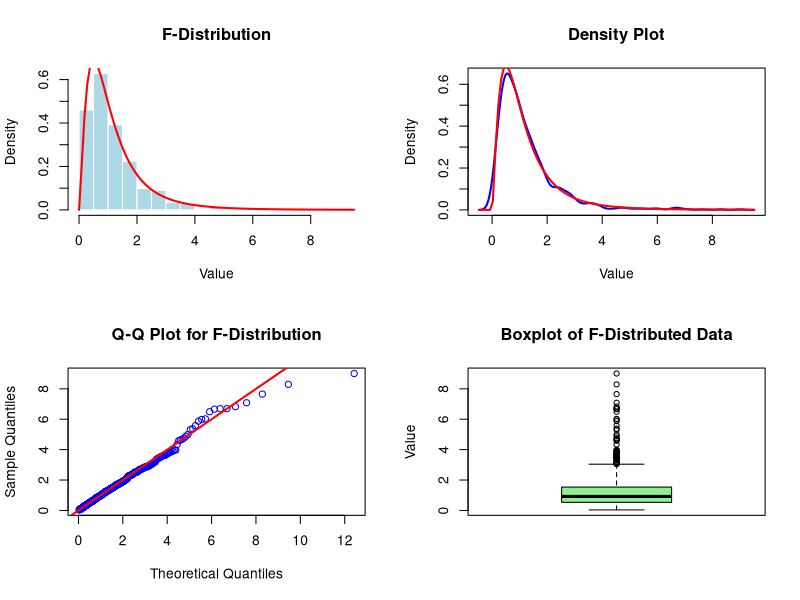

Reproduce this figure in R.
# Lab 4: Simulation of F-Distributed Data and Its Relationship with χ²-Distributions
# Parameters
df1 <- 5
df2 <- 10
N_sim <- 1000

# Generate F-distributed data
set.seed(123)
chi2_1 <- rchisq(N_sim, df = df1)
chi2_2 <- rchisq(N_sim, df = df2)
f_data <- (chi2_1 / df1) / (chi2_2 / df2)

# Graphical Output
par(mfrow = c(2, 2))

# Histogram
hist(f_data, breaks = 30, col = "lightblue", probability = TRUE, main = "F-Distribution", xlab = "Value", border = "white")
curve(df(x, df1 = df1, df2 = df2), add = TRUE, col = "red", lwd = 2)

# Density plot
plot(density(f_data), col = "blue", lwd = 2, main = "Density Plot", xlab = "Value")
curve(df(x, df1 = df1, df2 = df2), add = TRUE, col = "red", lwd = 2)

# Q-Q plot
qqplot(qf(ppoints(N_sim), df1 = df1, df2 = df2), f_data, main = "Q-Q Plot for F-Distribution", col = "blue", xlab = "Theoretical Quantiles", ylab = "Sample Quantiles")
abline(0, 1, col = "red", lwd = 2)

# Boxplot
boxplot(f_data, col = "lightgreen", main = "Boxplot of F-Distributed Data", ylab = "Value")
